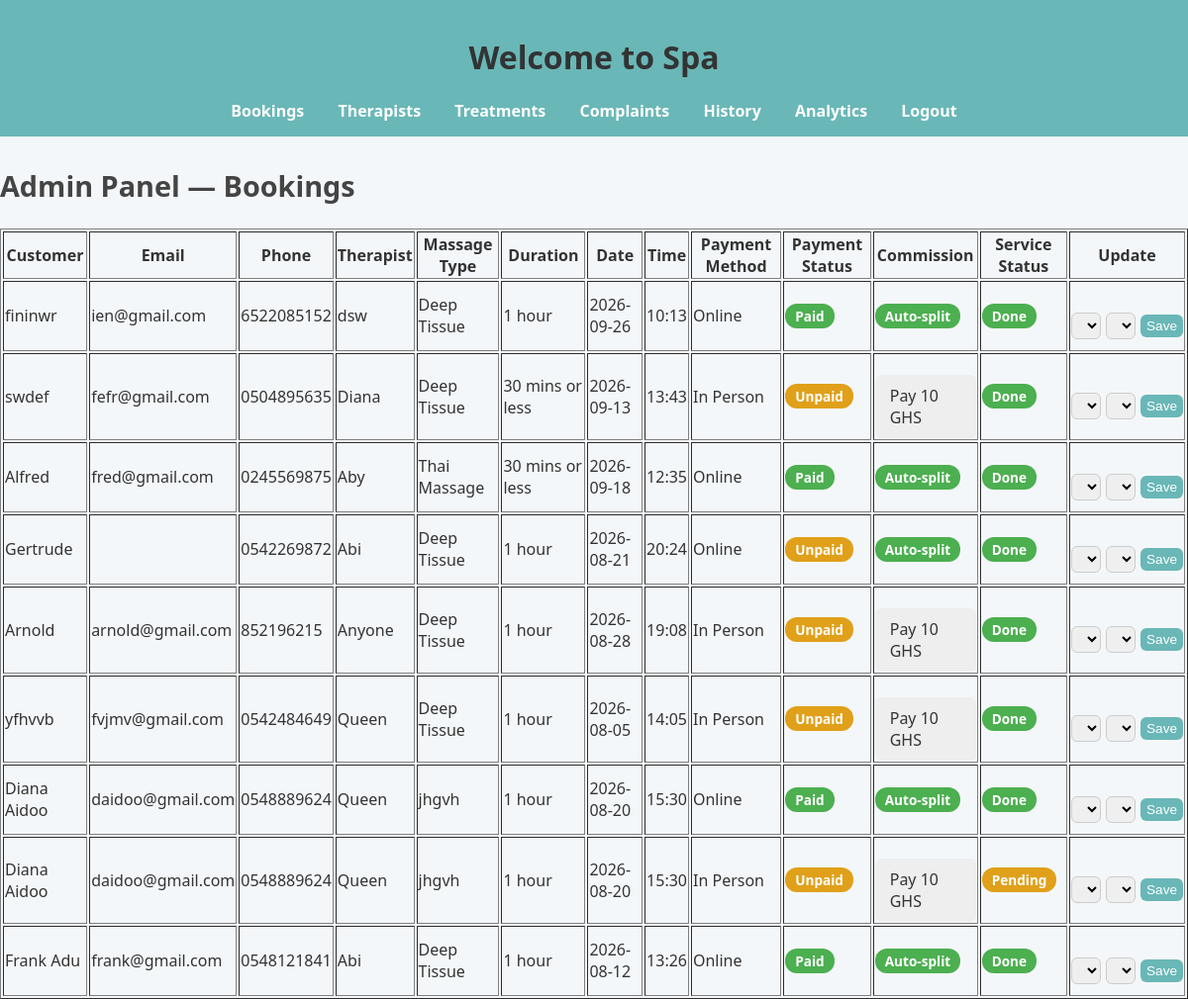
The page /admin (signed in) on the database its author committed.
### models.py (models this page shows)
class Booking(db.Model):
    id = db.Column(db.Integer, primary_key=True)
    customer_name = db.Column(db.String(100), nullable=False)
    customer_email = db.Column(db.String(100), nullable=False)
    customer_phone = db.Column(db.String(20), nullable=False)
    therapist = db.Column(db.String(100), nullable=False)
    massage_type = db.Column(db.String(100), nullable=False)
    duration = db.Column(db.String(20), default="1 hour")  # e.g. "30 mins or less", "1 hour"
    date = db.Column(db.String(20), nullable=False)
    time = db.Column(db.String(20), nullable=False)
    payment_method = db.Column(db.String(50), nullable=False)  # "Online" or "In Person"
    payment_status = db.Column(db.String(20), default="Unpaid")   # "Paid" or "Unpaid"
    service_status = db.Column(db.String(20), default="Pending")  # "Pending" or "Done"
    payment_reference = db.Column(db.String(100))
    commission_paid = db.Column(db.Boolean, default=False)
    commission_reference = db.Column(db.String(100))
    created_at = db.Column(db.DateTime, default=datetime.utcnow)

### spa_app.py (the view)
@app.route('/admin')
@login_required
def admin():
    bookings = Booking.query.order_by(Booking.id.desc()).all()
    return render_template('admin.html', bookings=bookings)

### spa_app.py (called while the page is built)
@login_manager.user_loader
def load_user(user_id):
    return User.query.get(int(user_id))

### templates/admin.html (shortened to what this page needs)
<!DOCTYPE html>
<html>
<head>
  <link rel="stylesheet" href="{{ url_for('static', filename='style.css') }}">
</head>
<body>
  <header>
    <h1>Welcome to Spa</h1>
    <nav>
      <a href="{{ url_for('admin') }}">Bookings</a>
      <a href="{{ url_for('admin_therapists') }}">Therapists</a>
      <a href="{{ url_for('admin_treatments') }}">Treatments</a>
      <a href="{{ url_for('admin_complaints') }}">Complaints</a>
      <a href="{{ url_for('admin_history') }}">History</a>
      <a href="{{ url_for('admin_analytics') }}">Analytics</a>
      <a href="{{ url_for('logout') }}">Logout</a>
    </nav>
  </header>
  <h2>Admin Panel — Bookings</h2>
  <table border="1" style="margin:auto;">
    <tr>
      <th>Customer</th>
      <th>Email</th>
      <th>Phone</th>
      <th>Therapist</th>
      <th>Massage Type</th>
      <th>Duration</th>
      <th>Date</th>
      <th>Time</th>
      <th>Payment Method</th>
      <th>Payment Status</th>
      <th>Commission</th>
      <th>Service Status</th>
      <th>Update</th>
    </tr>
    {% for booking in bookings %}
    <tr>
      <td>{{ booking.customer_name }}</td>
      <td>{{ booking.customer_email }}</td>
      <td>{{ booking.customer_phone }}</td>
      <td>{{ booking.therapist }}</td>
      <td>{{ booking.massage_type }}</td>
      <td>{{ booking.duration }}</td>
      <td>{{ booking.date }}</td>
      <td>{{ booking.time }}</td>
      <td>{{ booking.payment_method }}</td>
      <td><span class="status-badge status-{{ booking.payment_status|lower }}">{{ booking.payment_status }}</span></td>
      <td>
        {% if booking.payment_method == 'Online' %}
          <span class="status-badge status-done">Auto-split</span>
        {% elif booking.commission_paid %}
          <span class="status-badge status-done">Settled</span>
        {% else %}
          <a href="{{ url_for('pay_commission', booking_id=booking.id) }}" class="back-btn">Pay {{ config.COMMISSION_GHS }} GHS</a>
        {% endif %}
      </td>
      <td><span class="status-badge status-{{ booking.service_status|lower }}">{{ booking.service_status }}</span></td>
      <td>
        <form method="POST" action="{{ url_for('update_booking_status', booking_id=booking.id) }}" class="admin-status-form">
          <select name="payment_status">
            <option value="Unpaid" {% if booking.payment_status == 'Unpaid' %}selected{% endif %}>Unpaid</option>
            {% if booking.payment_method == 'Online' or booking.commission_paid or booking.payment_status == 'Paid' %}
            <option value="Paid" {% if booking.payment_status == 'Paid' %}selected{% endif %}>Paid</option>
            {% endif %}
          </select>
          <select name="service_status">
            <option value="Pending" {% if booking.service_status == 'Pending' %}selected{% endif %}>Pending</option>
            <option value="Done" {% if booking.service_status == 'Done' %}selected{% endif %}>Done</option>
          </select>
          <button type="submit">Save</button>
        </form>
      </td>
    </tr>
    {% else %}
    <tr><td colspan="13">No bookings yet.</td></tr>
    {% endfor %}
  </table>
</body>
</html>

### static/style.css (style rules this page uses)
body { font-family: 'Segoe UI', Arial, sans-serif; background: #f4f7f9; margin: 0; padding: 0; color: #333; }
header { background: #6ab7b7; padding: 15px; text-align: center; }
nav a { margin: 0 15px; color: white; font-weight: bold; text-decoration: none; transition: color 0.3s ease; }
h2 { margin-top: 30px; font-size: 1.8em; color: #444; }
form { margin-top: 20px; }
form input, form select { padding: 10px; margin: 10px 0; width: 80%; border: 1px solid #ccc; border-radius: 6px; font-size: 1em; }
form button { background: #6ab7b7; color: white; border: none; padding: 12px 20px; border-radius: 6px; font-size: 1em; cursor: pointer; transition: background 0.3s ease; }
.back-btn { display: inline-block; margin-top: 20px; padding: 10px 15px; background-color: #eee; color: #333; text-decoration: none; border-radius: 6px; transition: background 0.3s ease; }
.status-badge { display: inline-block; padding: 3px 10px; border-radius: 12px; font-size: 0.85em; font-weight: bold; color: white; }
.status-paid, .status-done { background: #4caf50; }
.status-unpaid, .status-pending { background: #e0a01a; }
.admin-status-form { display: flex; gap: 5px; align-items: center; justify-content: center; }
.admin-status-form select, .admin-status-form button { padding: 4px 6px; font-size: 0.85em; }

### rows shown on the page
Booking: customer_name "fininwr", customer_email "ien@gmail.com", customer_phone "6522085152", therapist "dsw", massage_type "Deep Tissue", duration "1 hour", date "2026-09-26", time "10:13", payment_method "Online", payment_status "Paid", shows "Auto-split", service_status "Done"
Booking: customer_name "swdef", customer_email "fefr@gmail.com", customer_phone "0504895635", therapist "Diana", massage_type "Deep Tissue", duration "30 mins or less", date "2026-09-13", time "13:43", payment_method "In Person", payment_status "Unpaid", COMMISSION_GHS "10", service_status "Done"
Booking: customer_name "Alfred", customer_email "fred@gmail.com", customer_phone "0245569875", therapist "Aby", massage_type "Thai Massage", duration "30 mins or less", date "2026-09-18", time "12:35", payment_method "Online", payment_status "Paid", shows "Auto-split", service_status "Done"
Booking: customer_name "Gertrude", customer_phone "0542269872", therapist "Abi", massage_type "Deep Tissue", duration "1 hour", date "2026-08-21", time "20:24", payment_method "Online", payment_status "Unpaid", shows "Auto-split", service_status "Done"
Booking: customer_name "Arnold", customer_email "arnold@gmail.com", customer_phone "852196215", therapist "Anyone", massage_type "Deep Tissue", duration "1 hour", date "2026-08-28", time "19:08", payment_method "In Person", payment_status "Unpaid", COMMISSION_GHS "10", service_status "Done"
Booking: customer_name "yfhvvb", customer_email "fvjmv@gmail.com", customer_phone "0542484649", therapist "Queen", massage_type "Deep Tissue", duration "1 hour", date "2026-08-05", time "14:05", payment_method "In Person", payment_status "Unpaid", COMMISSION_GHS "10", service_status "Done"
Booking: customer_name "Diana Aidoo", customer_email "daidoo@gmail.com", customer_phone "0548889624", therapist "Queen", massage_type "jhgvh", duration "1 hour", date "2026-08-20", time "15:30", payment_method "Online", payment_status "Paid", shows "Auto-split", service_status "Done"
Booking: customer_name "Diana Aidoo", customer_email "daidoo@gmail.com", customer_phone "0548889624", therapist "Queen", massage_type "jhgvh", duration "1 hour", date "2026-08-20", time "15:30", payment_method "In Person", payment_status "Unpaid", COMMISSION_GHS "10", service_status "Pending"
Booking: customer_name "Frank Adu", customer_email "frank@gmail.com", customer_phone "0548121841", therapist "Abi", massage_type "Deep Tissue", duration "1 hour", date "2026-08-12", time "13:26", payment_method "Online", payment_status "Paid", shows "Auto-split", service_status "Done"
